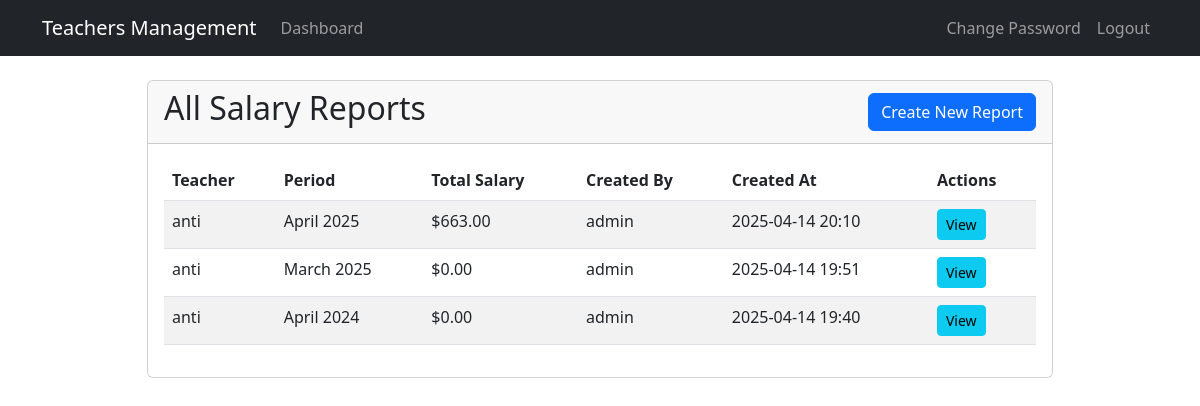
The app's page /dashboard/superuser/salary-reports/ (signed in) with its own data.
### teachers_app/models.py (models this page shows, shortened)
class SalaryReport(models.Model):
    teacher = models.ForeignKey(Teacher, on_delete=models.CASCADE)
    start_date = models.DateTimeField()
    end_date = models.DateTimeField()
    created_at = models.DateTimeField(auto_now_add=True)
    created_by = models.ForeignKey(CustomUser, on_delete=models.SET_NULL, null=True)
    notes = models.TextField(blank=True)

class Teacher(models.Model):
    user = models.OneToOneField(CustomUser, on_delete=models.CASCADE)
    subjects = models.CharField(max_length=200, blank=True, help_text="Optional: List of subjects taught")
    def __str__(self):
        return f"{self.user.username} - {self.subjects}" if self.subjects else self.user.username

class CustomUser(AbstractUser):
    is_teacher = models.BooleanField(default=False)
    is_inspector = models.BooleanField(default=False)
    is_superuser = models.BooleanField(default=False)

### teachers_app/views.py (the view)
# urls.py: path('superuser/salary-reports/', views.list_salary_reports, name='list_salary_reports'),
@login_required
@user_passes_test(lambda u: u.is_superuser)
def list_salary_reports(request, teacher_id=None):
    if teacher_id:
        teacher = get_object_or_404(Teacher, id=teacher_id)
        reports = SalaryReport.objects.filter(teacher=teacher).order_by('-start_date')
    else:
        teacher = None
        reports = SalaryReport.objects.all().order_by('-start_date')
    reports_with_data = []
    for report in reports:
        year = report.start_date.year
        month = report.start_date.month
        report_data = SalaryCalculationService.calculate_salary(report.teacher, year, month)
        reports_with_data.append({
            'report': report,
            'total_salary': report_data['total_salary']
        })
    return render(request, 'superuser/list_salary_reports.html', {
        'teacher': teacher,
        'reports': reports_with_data
    })

### teachers_app/models.py (called while the page is built)
    def __str__(self):
        return f"{self.name} (${self.hourly_rate}/hour)"

    @property
    def calculated_hours(self):
        if self.entry_type == 'manual' and self.manual_hours:
            return self.manual_hours
        elif self.entry_type == 'clock' and self.clock_in and self.clock_out:
            duration = self.clock_out - self.clock_in
            return duration.total_seconds() / 3600  # Return hours
        elif self.entry_type == 'time_range' and self.start_time and self.end_time:
            duration = self.end_time - self.start_time
            return duration.total_seconds() / 3600  # Return hours
        return None  # Return None if no valid data

    def __str__(self):
        if self.entry_type == 'manual':
            return f"{self.teacher} - {self.task} - {self.manual_hours} hours"
        elif self.entry_type == 'time_range':
            return f"{self.teacher} - {self.task} - {self.start_time} to {self.end_time}"
        return f"{self.teacher} - {self.task} - {self.clock_in} to {self.clock_out}"

### templates/superuser/list_salary_reports.html
{% extends 'base.html' %}
{% block content %}
<div class="container mt-4">
    <div class="row">
        <div class="col-md-10 offset-md-1">
            <div class="card">
                <div class="card-header d-flex justify-content-between align-items-center">
                    <h2>
                        {% if teacher %}
                            Salary Reports for {{ teacher.user.username }}
                        {% else %}
                            All Salary Reports
                        {% endif %}
                    </h2>
                    <a href="{% url 'create_salary_report' %}" class="btn btn-primary">Create New Report</a>
                </div>
                <div class="card-body">
                    {% if reports %}
                        <table class="table table-striped">
                            <thead>
                                <tr>
                                    {% if not teacher %}
                                        <th>Teacher</th>
                                    {% endif %}
                                    <th>Period</th>
                                    <th>Total Salary</th>
                                    <th>Created By</th>
                                    <th>Created At</th>
                                    <th>Actions</th>
                                </tr>
                            </thead>
                            <tbody>
                                {% for item in reports %}
                                <tr>
                                    {% if not teacher %}
                                        <td>{{ item.report.teacher.user.username }}</td>
                                    {% endif %}
                                    <td>{{ item.report.start_date|date:"F Y" }}</td>
                                    <td>${{ item.total_salary|floatformat:2 }}</td>
                                    <td>{{ item.report.created_by.username }}</td>
                                    <td>{{ item.report.created_at|date:"Y-m-d H:i" }}</td>
                                    <td>
                                        <a href="{% url 'view_salary_report' item.report.teacher.id item.report.start_date|date:'Y' item.report.start_date|date:'n' %}"
                                           class="btn btn-sm btn-info">View</a>
                                    </td>
                                </tr>
                                {% endfor %}
                            </tbody>
                        </table>
                    {% else %}
                        <div class="alert alert-info">
                            No salary reports found.
                        </div>
                    {% endif %}
                </div>
            </div>
        </div>
    </div>
</div>
{% endblock %}

### records on screen
SalaryReport: report.teacher.user.username "anti", report.start_date "April 2025", total_salary "663.00", report.created_by.username "admin", report.created_at "2025-04-14 20:10"
SalaryReport: report.teacher.user.username "anti", report.start_date "March 2025", total_salary "0.00", report.created_by.username "admin", report.created_at "2025-04-14 19:51"
SalaryReport: report.teacher.user.username "anti", report.start_date "April 2024", total_salary "0.00", report.created_by.username "admin", report.created_at "2025-04-14 19:40"
